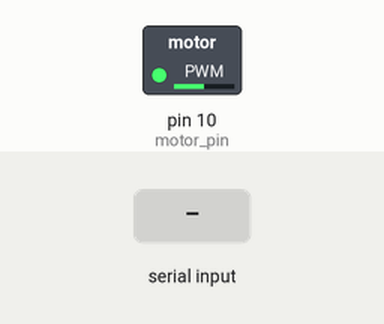
Recording of a sketch running on a simulated Arduino Uno, built with avr-gcc and run on an emulated ATmega328P. Parts: switched loads named in the sketch (green lamp = pin HIGH). The test bench sets the inputs (shaded band).

Above: at 1.2 s.
1.3 s: "90,45\n" received over Serial
At 2.1 s:
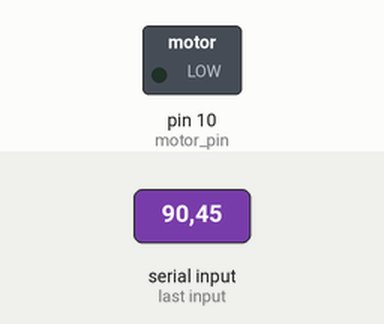
Timing chart, 0 to 10.3 s (numbered marks = the images above; inputs shaded):
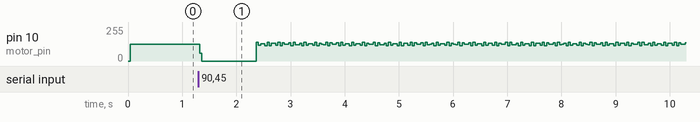

The sketch:

dc_motor_vel_ser.ino
```cpp
int motor_pin = 10;
float freq = 1000;
float T = 1000000/freq;
float dc = 0.5;
float t_on = T*dc;
float t_off = T*(1-dc);
String cad_frec = "";
void setup()
{
  Serial.begin(9600);
  pinMode(motor_pin, OUTPUT);
}
void loop()
{
  if(Serial.available() > 0){
    cad_frec = Serial.readString();
    modificar_tiempos(cad_frec.toFloat());}
  digitalWrite(motor_pin, HIGH);
  delayMicroseconds(t_on);
  digitalWrite(motor_pin, LOW);
  delayMicroseconds(t_off);
}
void modificar_tiempos(float frecuencia)
{
  freq = frecuencia;
  T = 1000000/freq;
  t_on = T*dc;
  t_off = T*(1-dc);
}
```
